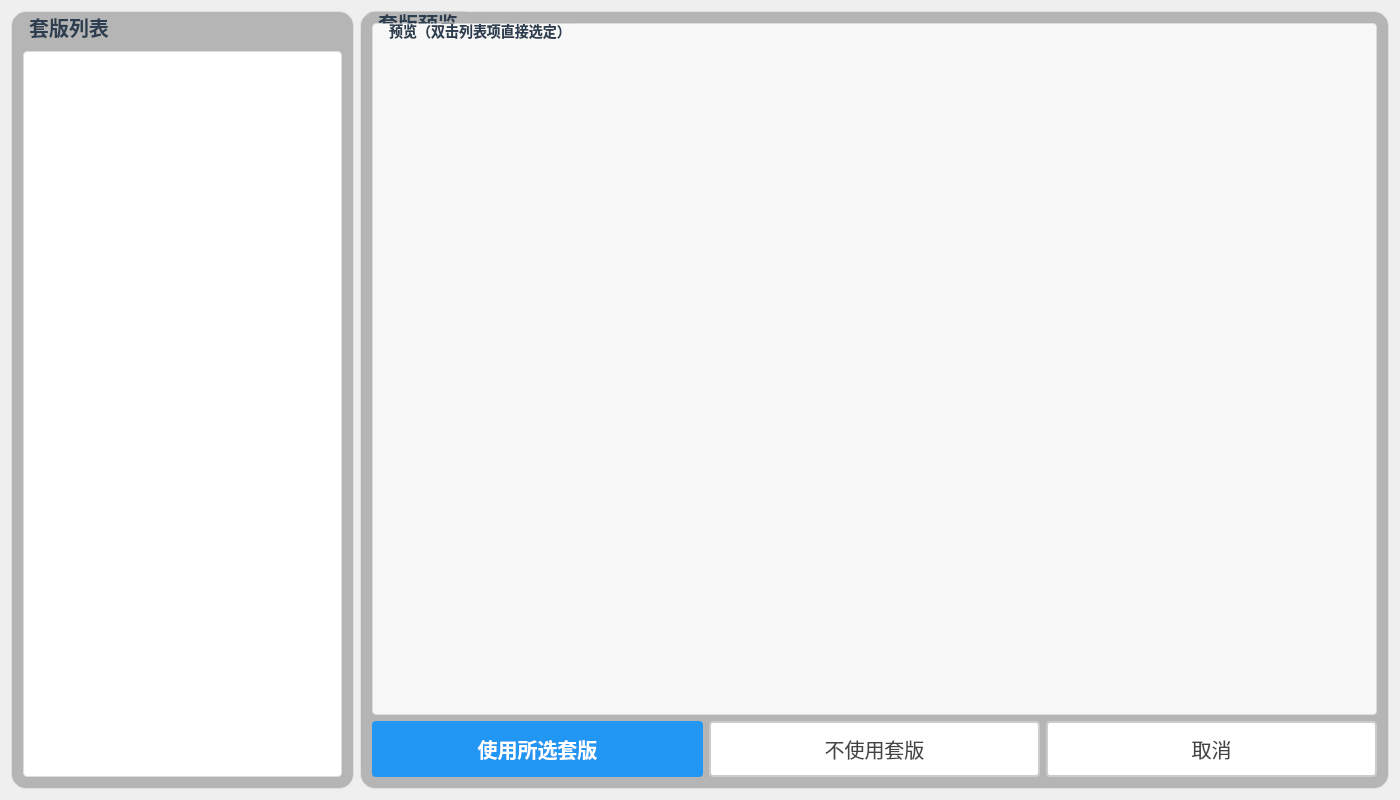
<?xml version="1.0" encoding="UTF-8"?>
<ui version="4.0">
 <class>DlgStampPatternPickerClass</class>
 <widget class="QDialog" name="DlgStampPatternPickerClass">
  <property name="geometry">
   <rect>
    <x>0</x>
    <y>0</y>
    <width>1400</width>
    <height>800</height>
   </rect>
  </property>
  <property name="windowTitle">
   <string>选择套版</string>
  </property>
  <layout class="QHBoxLayout" name="hLayout_root" stretch="1,3">
   <item>
    <widget class="QGroupBox" name="gBox_patternList">
     <property name="styleSheet">
      <string notr="true">QGroupBox {
    font-size: 20px;
    font-weight: bold;
    background-color: rgb(181, 181, 181);
    border: 1px solid #e0e0e0;
    border-radius: 15px;
    padding-top: 28px;
}
QGroupBox::title {
    subcontrol-origin: margin;
    subcontrol-position: top left;
    left: 10px;
    top: 4px;
    padding: 0 5px;
    color: #2c3e50;
}</string>
     </property>
     <property name="title">
      <string>套版列表</string>
     </property>
     <layout class="QVBoxLayout" name="vLayout_list">
      <item>
       <widget class="QListView" name="listView_patternList">
        <property name="selectionMode">
         <enum>QAbstractItemView::SingleSelection</enum>
        </property>
        <property name="styleSheet">
         <string notr="true">QListView {
    font-size: 18px;
    color: #444;
    background-color: white;
    border: 1px solid #DDD;
    border-radius: 4px;
    padding: 4px;
}
QListView::item {
    padding: 8px 12px;
    border-bottom: 1px solid #EEE;
}
QListView::item:selected {
    background-color: #2196F3;
    color: white;
}
QListView::item:hover {
    background-color: #E3F2FD;
}</string>
        </property>
       </widget>
      </item>
     </layout>
    </widget>
   </item>
   <item>
    <widget class="QGroupBox" name="gBox_detail">
     <property name="styleSheet">
      <string notr="true">QGroupBox {
    font-size: 20px;
    font-weight: bold;
    background-color: rgb(181, 181, 181);
    border: 1px solid #e0e0e0;
    border-radius: 15px;
}
QGroupBox::title {
    subcontrol-origin: margin;
    left: 10px;
    padding: 0 5px;
    color: #2c3e50;
}</string>
     </property>
     <property name="title">
      <string>套版预览</string>
     </property>
     <layout class="QVBoxLayout" name="vLayout_detail" stretch="1,0">
      <item>
       <widget class="QGroupBox" name="gBox_imgPreview">
        <property name="styleSheet">
         <string notr="true">QGroupBox {
    border: 1px solid #DDD;
    border-radius: 4px;
    font: bold 14px;
    color: #666;
    background-color: #F8F8F8;
    padding: 5px;
}
QGroupBox::title {
    subcontrol-origin: margin;
    subcontrol-position: top left;
    left: 10px;
    padding: 0 5px;
}</string>
        </property>
        <property name="title">
         <string>预览（双击列表项直接选定）</string>
        </property>
        <layout class="QVBoxLayout" name="vLayout_preview">
         <item>
          <widget class="QLabel" name="label_imgPreview">
           <property name="sizePolicy">
            <sizepolicy hsizetype="Expanding" vsizetype="Expanding">
             <horstretch>0</horstretch>
             <verstretch>0</verstretch>
            </sizepolicy>
           </property>
           <property name="minimumSize">
            <size>
             <width>320</width>
             <height>240</height>
            </size>
           </property>
           <property name="text">
            <string/>
           </property>
           <property name="alignment">
            <set>Qt::AlignmentFlag::AlignCenter</set>
           </property>
          </widget>
         </item>
        </layout>
       </widget>
      </item>
      <item>
       <layout class="QHBoxLayout" name="hLayout_actions">
        <item>
         <widget class="QPushButton" name="pbtn_use">
          <property name="minimumSize">
           <size>
            <width>0</width>
            <height>56</height>
           </size>
          </property>
          <property name="styleSheet">
           <string notr="true">QPushButton {
    padding: 6px 14px;
    border: 2px solid #2196F3;
    border-radius: 4px;
    background-color: #2196F3;
    color: white;
    font-size: 20px;
    font-weight: bold;
}
QPushButton:hover {
    border-color: #1565C0;
    background-color: #1565C0;
}
QPushButton:pressed {
    border-color: #0D47A1;
    background-color: #0D47A1;
}</string>
          </property>
          <property name="text">
           <string>使用所选套版</string>
          </property>
         </widget>
        </item>
        <item>
         <widget class="QPushButton" name="pbtn_useNone">
          <property name="minimumSize">
           <size>
            <width>0</width>
            <height>56</height>
           </size>
          </property>
          <property name="styleSheet">
           <string notr="true">QPushButton {
    padding: 6px 14px;
    border: 2px solid #CCC;
    border-radius: 4px;
    background-color: white;
    color: #444;
    font-size: 20px;
}
QPushButton:hover {
    border-color: #999;
    background-color: #F5F5F5;
}
QPushButton:pressed {
    border-color: #777;
    background-color: #EEE;
}</string>
          </property>
          <property name="text">
           <string>不使用套版</string>
          </property>
         </widget>
        </item>
        <item>
         <widget class="QPushButton" name="pbtn_cancel">
          <property name="minimumSize">
           <size>
            <width>0</width>
            <height>56</height>
           </size>
          </property>
          <property name="styleSheet">
           <string notr="true">QPushButton {
    padding: 6px 14px;
    border: 2px solid #CCC;
    border-radius: 4px;
    background-color: white;
    color: #444;
    font-size: 20px;
}
QPushButton:hover {
    border-color: #999;
    background-color: #F5F5F5;
}
QPushButton:pressed {
    border-color: #777;
    background-color: #EEE;
}</string>
          </property>
          <property name="text">
           <string>取消</string>
          </property>
         </widget>
        </item>
       </layout>
      </item>
     </layout>
    </widget>
   </item>
  </layout>
 </widget>
 <layoutdefault spacing="6" margin="11"/>
 <resources/>
 <connections/>
</ui>
